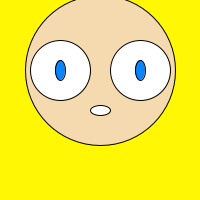
Frame 1 (no input)
Frame 60 (the mouse pressed at the canvas centre just before this capture): identical to frame 1, image omitted
Frame 120 (the mouse held since frame 60 and released just before this capture): identical to frame 1, image omitted

The Processing sketch that drew this single still picture (run headless with seeded random() and noise(); from frame 60 on, the mouse is pressed at the canvas centre):

// Processing sketch: processing_51653
// ── processing_51653.pde

//2) a representation of something cute/evil
void setup(){
  // Set the size of the window
  size(200,200);
  smooth();
}
void draw() {
  // yellow background
  background(255, 247, 3);
  // Set CENTER mode
  ellipseMode(CENTER);
  rectMode(CENTER);
  // characters head
  stroke(0);
  fill(245, 218, 175);
  ellipse(100,70,150, 150);
  // characters eyes
  fill(255);
  ellipse(60,70,60,60);
  ellipse(140,70,60,60);
  //characters pupils
  fill(8, 133, 255);
  ellipse(60, 70, 10, 20);
  ellipse(140, 70, 10, 20);
  //characters smile
  fill(255);
  ellipse(100,110, 20, 10);
}
